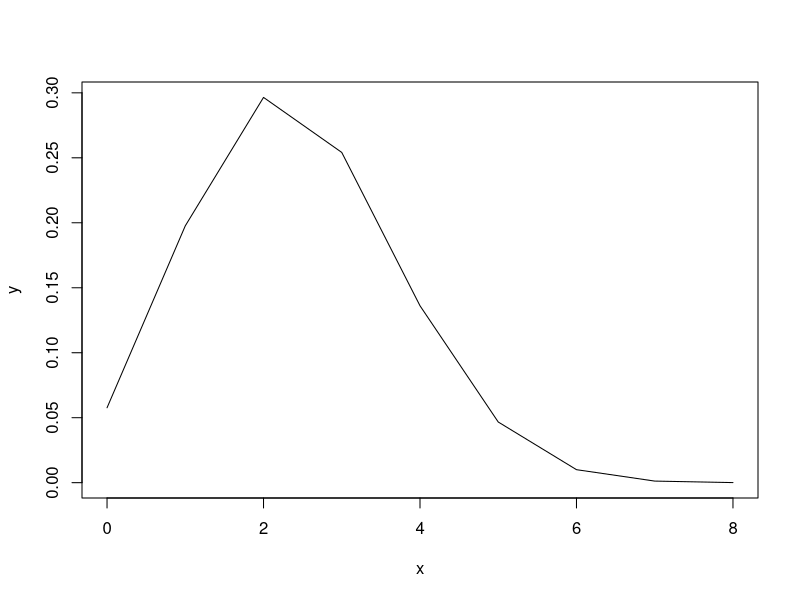
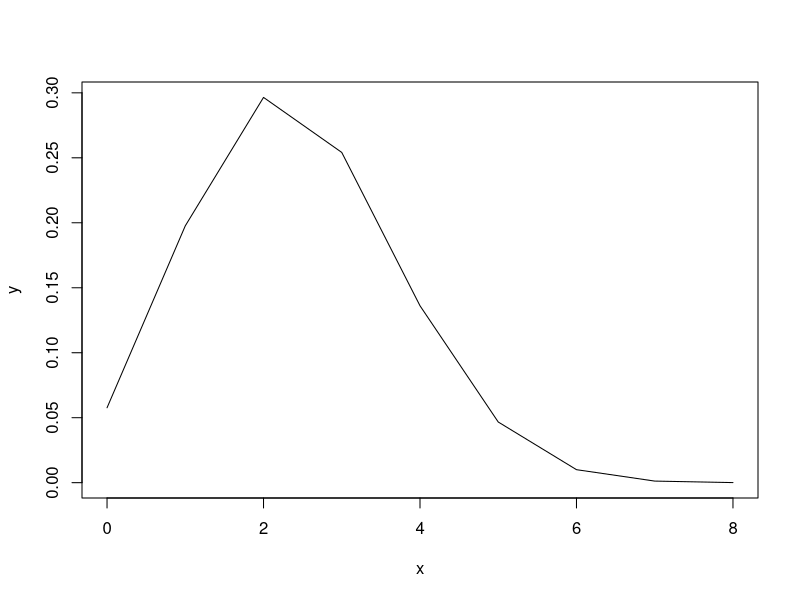
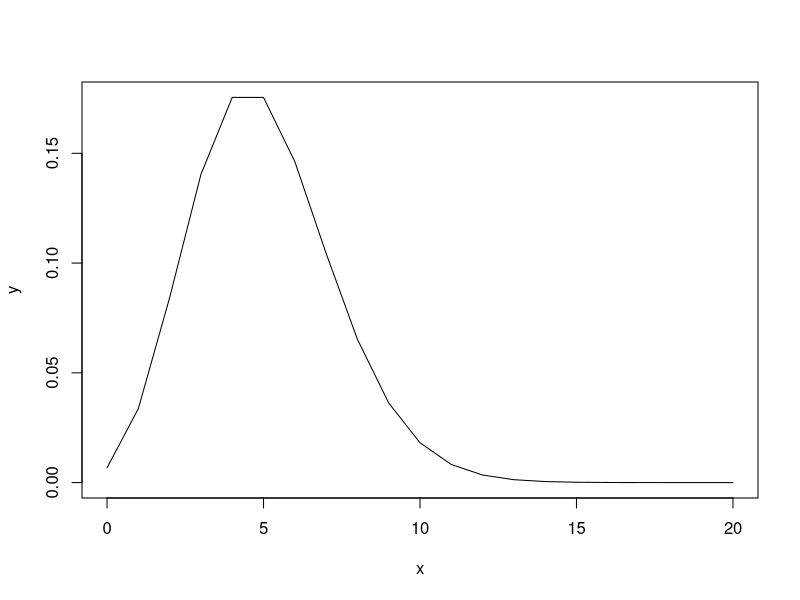
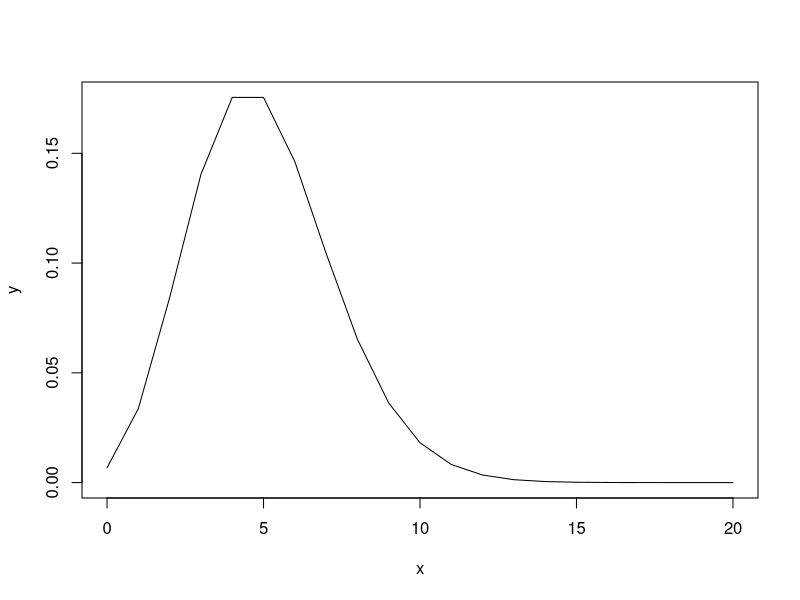
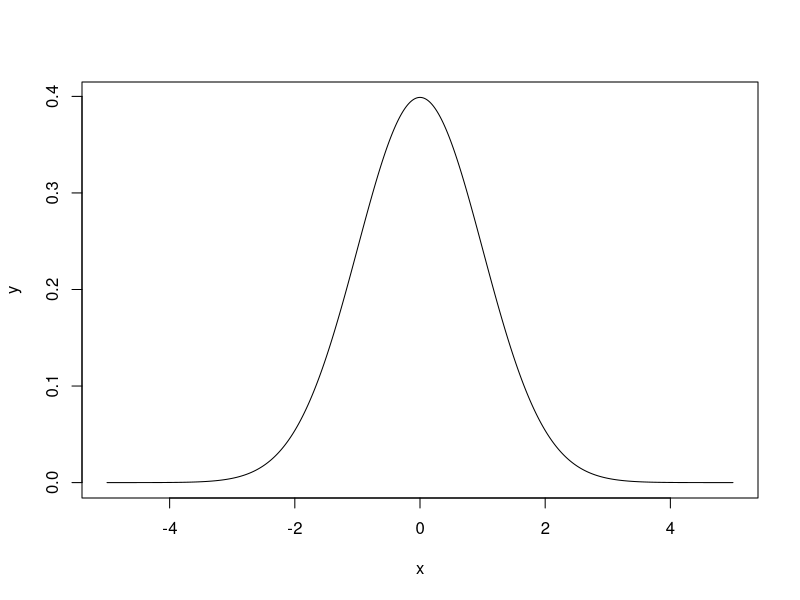
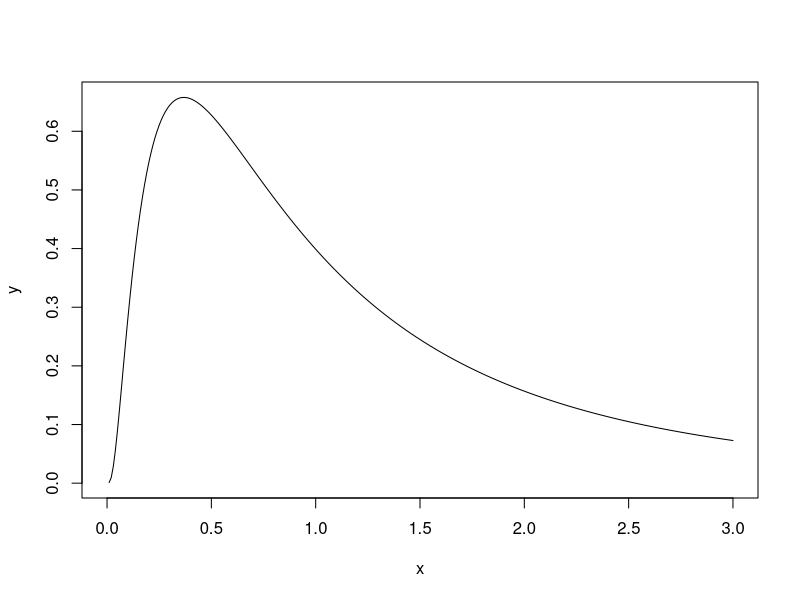
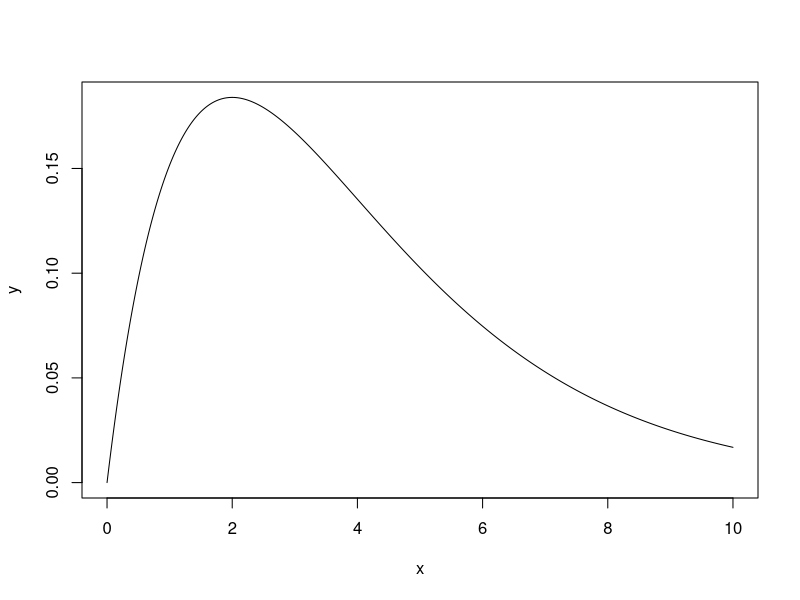
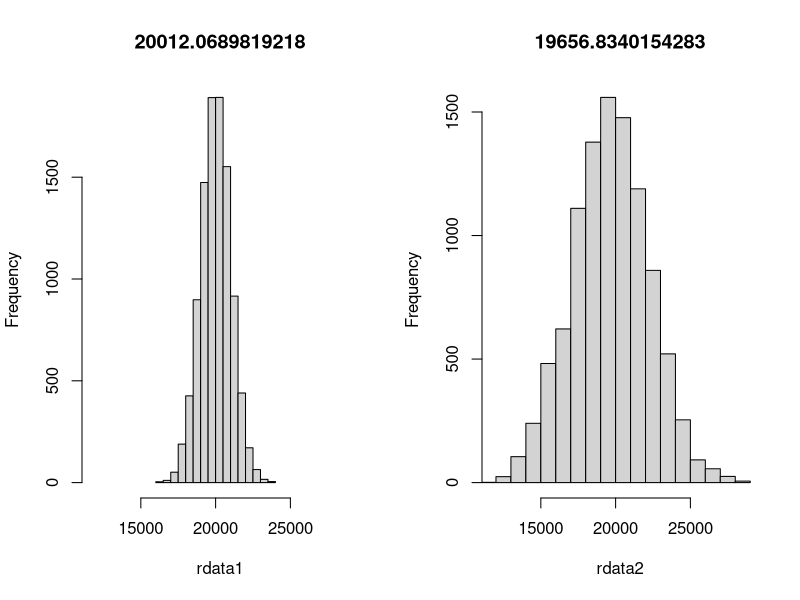

Write R code to recreate these figures, in order.
## ---- chunk 1
# 式から
p<-0.3
N<-8
x<-c(0:N)
y<-choose(N,x)*p^x*(1-p)^(N-x)
plot(x,y,type='l')
## ---- chunk 2
# 関数で
x<-c(0:8)
y<-dbinom(x,8,0.3)
plot(x,y,type='l')
## ---- chunk 3
    # 式から
    lambda<-5
    x<-c(0:20)
    y<-exp(-lambda)*lambda^x/factorial(x)
    plot(x,y,type='l')
## ---- chunk 4
  # 関数で
  lmbd<-5
  x<-c(0:20)
  y<-dpois(x,lambda=lmbd)
  plot(x,y,type='l')
## ---- chunk 5
    v<-1
    m<-0
    x<-seq(-5,5,0.01)
    y<-(1/sqrt(2*pi*v))*exp(-(x-m)^2/(2*v))
    plot(x,y,type='l')
## ---- chunk 6
    v<-1
    m<-0
    x<-seq(0,3,0.01)
    y<-1/(sqrt(2*pi*v)*x)*exp(-(log(x)-m)^2/(2*v))
    plot(x,y,type='l')
## ---- chunk 7
    shp<-2
    scl<-2
    x<-seq(0,10,0.01)
    y<-dgamma(x,shape=shp, rate=1/scl)
    plot(x,y,type='l')
## ---- chunk 8
b0<-3000
b1<-850
layout(matrix(1:2, ncol=2))
rdata1<-numeric()
rdata2<-numeric()
tp<-numeric()
for (rp in 1:100){
  tp[rp]<-rnorm(1,mean=20,sd=3)
  rdata1<-append(rdata1,rnorm(100,mean=20000,sd=1000))
  rdata2<-append(rdata2,rnorm(100,mean=b1*tp[rp]+b0,sd=1000))
}
hist(rdata1,xlim=c(min(rdata2),max(rdata2)),main=mean(rdata1))
hist(rdata2, xlim=c(min(rdata2),max(rdata2)),main=mean(rdata2))

## ---- chunk 9
layout(matrix(1:2, ncol=2))
m<-0
v<-1
n<-10000
x<-seq(m-sqrt(v)*4,m+sqrt(v)*4,0.01)
y<-(1/sqrt(2*pi*v))*exp(-(x-m)^2/(2*v))
plot(x,y,type='l')
rdata<-rnorm(n, m, sqrt(v))
hist(rdata, breaks=12)
## ---- chunk 10
# a地域とb地域では初期比が異なるけど、遷移核が同じならそのうち同じ値に収束するという例
na<-1 # a地域人数
nb<-1 # b地域人数
aAi<-0.5 # a地域におけるA社初期比
aBi<-1-aAi # a地域におけるA社初期比
bAi<-0.2 # b地域のA社初期比
bBi<-1-bAi　# b地域のB社初期比

nrp<-30 # 繰り返し数
rAA<-0.4 # 以下の4行は遷移核
rAB<-0.6
rBB<-0.1
rBA<-0.9
naA<-numeric(nrp)
naB<-numeric(nrp)
nbA<-numeric(nrp)
nbB<-numeric(nrp)
naA[1]<-na*aAi
naB[1]<-na*aBi
nbA[1]<-nb*bAi
nbB[1]<-nb*bBi
for(rp in 2:nrp){
  naA[rp]<-naA[rp-1]*rAA+naB[rp-1]*rBA
  naB[rp]<-naA[rp-1]*rAB+naB[rp-1]*rBB
  nbA[rp]<-nbA[rp-1]*rAA+nbB[rp-1]*rBA
  nbB[rp]<-nbA[rp-1]*rAB+nbB[rp-1]*rBB
}
layout(matrix(1:2, ncol=2))
plot(naA, type='l',col='red',ylim=c(0,1.0))
par(new=T)
plot(naB, type='l',col='blue',xlab='',ylab='',ylim=c(0,1.0))
plot(nbA, type='l',col='red',ylim=c(0,1.0))
par(new=T)
plot(nbB, type='l',col='blue',xlab='',ylab='',ylim=c(0,1.0))
## ---- chunk 11
layout(matrix(1:2, ncol=2))
nrp<-2000
data<-c(2.4,3.2,2.2,4.6,3.3)
m<-0
v<-1
chain<-1
#knl<-numeric(nrp)
#theta<-numeric(nrp)
knl<-matrix(0,nrow=nrp, ncol=chain)
theta<-matrix(0,nrow=nrp,ncol=chain)

ratio<-1
for (nc in 1:chain){
  theta[1, nc]<-runif(1,min=-2,max=2) # -2から2の連続一様分布に従う乱数
  for (rp in 1:nrp){
    kp<-numeric(length(data))
    for (d in 1:length(data)){
      kp[d]<-exp(-((data[d]-theta[rp,nc])^2)/2)/sqrt(2)*pi
    }
    knl[rp,nc]<-prod(kp)*exp(-(theta[rp,nc]^2/20000))/sqrt(20000*pi) #カーネルの計算
    
    if (rp>1){
      lr<-knl[rp,nc]/knl[rp-1,nc]  # カーネル比（rate）の算出
      if (runif(1)>lr){ # 確率rateで提案thetaを採用
        #print(lr)
        theta[rp,nc]<-theta[rp-1,nc]
        knl[rp,nc]<-knl[rp-1,nc]
      }
    }
    if (rp<nrp){
      theta[rp+1,nc]<-theta[rp,nc]+rnorm(1,m,v) # 次のthetaの生成, 平均m, 分散vの正規分布に従う乱数を前のthetaにたす
    } 
  }
}

for (wf in 1:chain){
  if (wf>1){
    par(new=T)
    plot(theta[1:nrp,wf],type='l', xlab='',ylab='', col=wf, ylim=(c(min(theta),max(theta))))
  }else{
    plot(theta[1:nrp,wf],type='l', main=mean(theta), col=wf, ylim=(c(min(theta),max(theta))))
  }
}
par(new=F)
for (wf in 1:chain){
  if (wf>1){
    hist(theta[,wf], col=adjustcolor(wf, alpha.f=0.3), add=TRUE, breaks=seq(floor(min(theta)),ceiling(max(theta)),0.5))
  }else{
    hist(theta[,wf], col=adjustcolor(wf, alpha.f=0.3), breaks=seq(floor(min(theta)),ceiling(max(theta)),0.5))
  }
}

## ---- chunk 12
layout(matrix(1:2, ncol=2))
data<-c(4,3,4,5,5,2,3,1,4,0,1,5,5,6,5,4,4,5,3,4)
hist(data,breaks=c(-1:7))
logb<-function(x) sum(log(dbinom(data, 8, x)))
q <- seq(0.2, 0.7, 0.01)
plot(q, sapply(q, logb), type='l')
## ---- chunk 13
nrp<-1000
qi<-0.159
n<-8
data<-c(4,3,4,5,5,2,3,1,4,0,1,5,5,6,5,4,4,5,3,4)
logL<-numeric(nrp)
q<-numeric(nrp)
q[1]<-qi
for (rp in 1:nrp){
  lh<-numeric(length(data))
  for (d in 1:length(data)){
    lh[d]<-choose(n,data[d])*q[rp]^data[d]*(1-q[rp])^(n-data[d])
  }
  logL[rp]<-log(prod(lh))
  if (rp>1){
    if (logL[rp]<logL[rp-1]){
      q[rp]<-q[rp-1]
      logL[rp]<-logL[rp-1]
    }
  }
  if (round(runif(1))){
    q[rp+1]<-q[rp]+0.001
  }else{
    q[rp+1]<-q[rp]-0.001
  }
}
plot(q[1:nrp],type='l', main=q[nrp])
## ---- chunk 14
layout(matrix(1:2, ncol=1))
nrp<-100000
qi<-0.30
n<-8
data<-c(4,3,4,5,5,2,3,1,4,0,1,5,5,6,5,4,4,5,3,4)
logL<-numeric(nrp)
q<-numeric(nrp)
q[1]<-qi
lr<-1
for (rp in 1:nrp){
  lh<-numeric(length(data))
  for (d in 1:length(data)){
    lh[d]<-choose(n,data[d])*q[rp]^data[d]*(1-q[rp])^(n-data[d])
  }
  logL[rp]<-log(prod(lh))
  if (rp>1){
    lr<-exp(logL[rp]-logL[rp-1])
    if (runif(1)>lr){
      #print(lr)
      q[rp]<-q[rp-1]
      logL[rp]<-logL[rp-1]
    }
  }
  if (round(runif(1))){
    q[rp+1]<-min(0.99,q[rp]+0.01)
  }else{
    q[rp+1]<-max(0.01,q[rp]-0.01)
  }
}
plot(q[1:nrp],type='l', main=mean(q))
hist(q)
